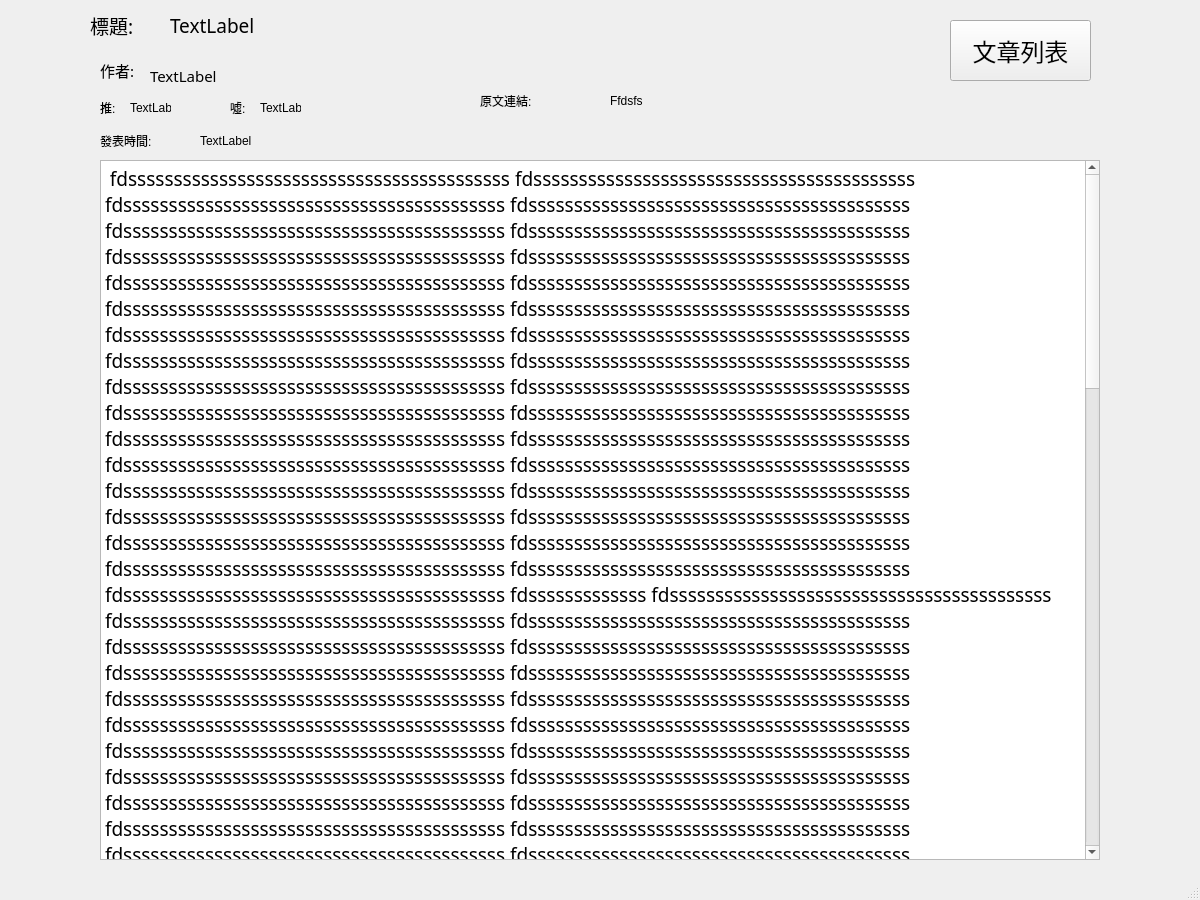
<?xml version="1.0" encoding="UTF-8"?>
<ui version="4.0">
 <class>MainWindow</class>
 <widget class="QMainWindow" name="MainWindow">
  <property name="geometry">
   <rect>
    <x>0</x>
    <y>0</y>
    <width>1200</width>
    <height>900</height>
   </rect>
  </property>
  <property name="windowTitle">
   <string>MainWindow</string>
  </property>
  <widget class="QWidget" name="centralwidget">
   <widget class="QTextBrowser" name="textBrowser">
    <property name="geometry">
     <rect>
      <x>100</x>
      <y>160</y>
      <width>1000</width>
      <height>700</height>
     </rect>
    </property>
    <property name="font">
     <font>
      <family>3ds</family>
      <pointsize>12</pointsize>
     </font>
    </property>
    <property name="html">
     <string>&lt;!DOCTYPE HTML PUBLIC &quot;-//W3C//DTD HTML 4.0//EN&quot; &quot;http://www.w3.org/TR/REC-html40/strict.dtd&quot;&gt;
&lt;html&gt;&lt;head&gt;&lt;meta name=&quot;qrichtext&quot; content=&quot;1&quot; /&gt;&lt;style type=&quot;text/css&quot;&gt;
p, li { white-space: pre-wrap; }
&lt;/style&gt;&lt;/head&gt;&lt;body style=&quot; font-family:'3ds'; font-size:12pt; font-weight:400; font-style:normal;&quot;&gt;
&lt;p style=&quot; margin-top:0px; margin-bottom:0px; margin-left:0px; margin-right:0px; -qt-block-indent:0; text-indent:0px;&quot;&gt;&lt;span style=&quot; font-family:'PMingLiU'; font-size:14pt;&quot;&gt; fdssssssssssssssssssssssssssssssssssssssssss fdssssssssssssssssssssssssssssssssssssssssss fdssssssssssssssssssssssssssssssssssssssssss fdssssssssssssssssssssssssssssssssssssssssss fdssssssssssssssssssssssssssssssssssssssssss fdssssssssssssssssssssssssssssssssssssssssss fdssssssssssssssssssssssssssssssssssssssssss fdssssssssssssssssssssssssssssssssssssssssss fdssssssssssssssssssssssssssssssssssssssssss fdssssssssssssssssssssssssssssssssssssssssss fdssssssssssssssssssssssssssssssssssssssssss fdssssssssssssssssssssssssssssssssssssssssss fdssssssssssssssssssssssssssssssssssssssssss fdssssssssssssssssssssssssssssssssssssssssss fdssssssssssssssssssssssssssssssssssssssssss fdssssssssssssssssssssssssssssssssssssssssss fdssssssssssssssssssssssssssssssssssssssssss fdssssssssssssssssssssssssssssssssssssssssss fdssssssssssssssssssssssssssssssssssssssssss fdssssssssssssssssssssssssssssssssssssssssss fdssssssssssssssssssssssssssssssssssssssssss fdssssssssssssssssssssssssssssssssssssssssss fdssssssssssssssssssssssssssssssssssssssssss fdssssssssssssssssssssssssssssssssssssssssss fdssssssssssssssssssssssssssssssssssssssssss fdssssssssssssssssssssssssssssssssssssssssss fdssssssssssssssssssssssssssssssssssssssssss fdssssssssssssssssssssssssssssssssssssssssss fdssssssssssssssssssssssssssssssssssssssssss fdssssssssssssssssssssssssssssssssssssssssss fdssssssssssssssssssssssssssssssssssssssssss fdssssssssssssssssssssssssssssssssssssssssss fdssssssssssssssssssssssssssssssssssssssssss fdsssssssssssss fdssssssssssssssssssssssssssssssssssssssssss fdssssssssssssssssssssssssssssssssssssssssss fdssssssssssssssssssssssssssssssssssssssssss fdssssssssssssssssssssssssssssssssssssssssss fdssssssssssssssssssssssssssssssssssssssssss fdssssssssssssssssssssssssssssssssssssssssss fdssssssssssssssssssssssssssssssssssssssssss fdssssssssssssssssssssssssssssssssssssssssss fdssssssssssssssssssssssssssssssssssssssssss fdssssssssssssssssssssssssssssssssssssssssss fdssssssssssssssssssssssssssssssssssssssssss fdssssssssssssssssssssssssssssssssssssssssss fdssssssssssssssssssssssssssssssssssssssssss fdssssssssssssssssssssssssssssssssssssssssss fdssssssssssssssssssssssssssssssssssssssssss fdssssssssssssssssssssssssssssssssssssssssss fdssssssssssssssssssssssssssssssssssssssssss fdssssssssssssssssssssssssssssssssssssssssss fdssssssssssssssssssssssssssssssssssssssssss fdssssssssssssssssssssssssssssssssssssssssss fdssssssssssssssssssssssssssssssssssssssssss fdssssssssssssssssssssssssssssssssssssssssss fdssssssssssssssssssssssssssssssssssssssssss fdssssssssssssssssssssssssssssssssssssssssss fdssssssssssssssssssssssssssssssssssssssssss fdssssssssssssssssssssssssssssssssssssssssss fdssssssssssssssssssssssssssssssssssssssssss fdssssssssssssssssssssssssssssssssssssssssss fdssssssssssssssssssssssssssssssssssssssssss fdssssssssssssssssssssssssssssssssssssssssss fdssssssssssssssssssssssssssssssssssssssssss fdssssssssssssssssssssssssssssssssssssssssss fdssssssssssssssssssssssssssssssssssssssssss fdsssssssssssss fdssssssssssssssssssssssssssssssssssssssssss fdssssssssssssssssssssssssssssssssssssssssss fdssssssssssssssssssssssssssssssssssssssssss fdssssssssssssssssssssssssssssssssssssssssss fdssssssssssssssssssssssssssssssssssssssssss fdssssssssssssssssssssssssssssssssssssssssss fdssssssssssssssssssssssssssssssssssssssssss fdssssssssssssssssssssssssssssssssssssssssss fdssssssssssssssssssssssssssssssssssssssssss fdssssssssssssssssssssssssssssssssssssssssss fdssssssssssssssssssssssssssssssssssssssssss fdssssssssssssssssssssssssssssssssssssssssss fdssssssssssssssssssssssssssssssssssssssssss fdssssssssssssssssssssssssssssssssssssssssss fdssssssssssssssssssssssssssssssssssssssssss fdssssssssssssssssssssssssssssssssssssssssss fdssssssssssssssssssssssssssssssssssssssssss fdssssssssssssssssssssssssssssssssssssssssss fdssssssssssssssssssssssssssssssssssssssssss fdssssssssssssssssssssssssssssssssssssssssss fdssssssssssssssssssssssssssssssssssssssssss fdssssssssssssssssssssssssssssssssssssssssss fdssssssssssssssssssssssssssssssssssssssssss fdssssssssssssssssssssssssssssssssssssssssss fdssssssssssssssssssssssssssssssssssssssssss fdssssssssssssssssssssssssssssssssssssssssss fdssssssssssssssssssssssssssssssssssssssssss fdssssssssssssssssssssssssssssssssssssssssss fdssssssssssssssssssssssssssssssssssssssssss fdssssssssssssssssssssssssssssssssssssssssss fdssssssssssssssssssssssssssssssssssssssssss fdssssssssssssssssssssssssssssssssssssssssss fdssssssssssssssssssssssssssssssssssssssssss fdsssssssssssss fdssssssssssssssssssssssssssssssssssssssssss fdssssssssssssssssssssssssssssssssssssssssss fdssssssssssssssssssssssssssssssssssssssssss fdssssssssssssssssssssssssssssssssssssssssss fdssssssssssssssssssssssssssssssssssssssssss fdssssssssssssssssssssssssssssssssssssssssss fdssssssssssssssssssssssssssssssssssssssssss fdssssssssssssssssssssssssssssssssssssssssss fdssssssssssssssssssssssssssssssssssssssssss fdssssssssssssssssssssssssssssssssssssssssss fdssssssssssssssssssssssssssssssssssssssssss fdssssssssssssssssssssssssssssssssssssssssss fdssssssssssssssssssssssssssssssssssssssssss fdssssssssssssssssssssssssssssssssssssssssss fdssssssssssssssssssssssssssssssssssssssssss fdssssssssssssssssssssssssssssssssssssssssss fdssssssssssssssssssssssssssssssssssssssssss fdssssssssssssssssssssssssssssssssssssssssss fdssssssssssssssssssssssssssssssssssssssssss fdssssssssssssssssssssssssssssssssssssssssss fdssssssssssssssssssssssssssssssssssssssssss fdssssssssssssssssssssssssssssssssssssssssss fdssssssssssssssssssssssssssssssssssssssssss fdssssssssssssssssssssssssssssssssssssssssss fdssssssssssssssssssssssssssssssssssssssssss fdssssssssssssssssssssssssssssssssssssssssss fdssssssssssssssssssssssssssssssssssssssssss fdssssssssssssssssssssssssssssssssssssssssss fdssssssssssssssssssssssssssssssssssssssssss fdssssssssssssssssssssssssssssssssssssssssss fdssssssssssssssssssssssssssssssssssssssssss fdssssssssssssssssssssssssssssssssssssssssss fdssssssssssssssssssssssssssssssssssssssssss fdsssssssssssss fdssssssssssssssssssssssssssssssssssssssssss fdssssssssssssssssssssssssssssssssssssssssss fdssssssssssssssssssssssssssssssssssssssssss fdssssssssssssssssssssssssssssssssssssssssss fdssssssssssssssssssssssssssssssssssssssssss fdssssssssssssssssssssssssssssssssssssssssss fdssssssssssssssssssssssssssssssssssssssssss fdssssssssssssssssssssssssssssssssssssssssss fdssssssssssssssssssssssssssssssssssssssssss fdssssssssssssssssssssssssssssssssssssssssss fdssssssssssssssssssssssssssssssssssssssssss fdssssssssssssssssssssssssssssssssssssssssss fdssssssssssssssssssssssssssssssssssssssssss fdssssssssssssssssssssssssssssssssssssssssss fdssssssssssssssssssssssssssssssssssssssssss fdssssssssssssssssssssssssssssssssssssssssss fdssssssssssssssssssssssssssssssssssssssssss fdssssssssssssssssssssssssssssssssssssssssss fdssssssssssssssssssssssssssssssssssssssssss fdssssssssssssssssssssssssssssssssssssssssss fdssssssssssssssssssssssssssssssssssssssssss fdssssssssssssssssssssssssssssssssssssssssss fdssssssssssssssssssssssssssssssssssssssssss fdssssssssssssssssssssssssssssssssssssssssss fdssssssssssssssssssssssssssssssssssssssssss fdssssssssssssssssssssssssssssssssssssssssss fdssssssssssssssssssssssssssssssssssssssssss fdssssssssssssssssssssssssssssssssssssssssss fdssssssssssssssssssssssssssssssssssssssssss fdssssssssssssssssssssssssssssssssssssssssss fdssssssssssssssssssssssssssssssssssssssssss fdssssssssssssssssssssssssssssssssssssssssss fdssssssssssssssssssssssssssssssssssssssssss fdssssssssssssssssssssssssssssssssssssssssss fdssssssssssssssssssssssssssssssssssssssssss&lt;/span&gt;&lt;/p&gt;&lt;/body&gt;&lt;/html&gt;</string>
    </property>
   </widget>
   <widget class="QPushButton" name="pushButton">
    <property name="geometry">
     <rect>
      <x>950</x>
      <y>20</y>
      <width>141</width>
      <height>61</height>
     </rect>
    </property>
    <property name="font">
     <font>
      <family>3ds Light</family>
      <pointsize>18</pointsize>
     </font>
    </property>
    <property name="text">
     <string>文章列表</string>
    </property>
   </widget>
   <widget class="QLabel" name="label_2">
    <property name="geometry">
     <rect>
      <x>90</x>
      <y>0</y>
      <width>61</width>
      <height>51</height>
     </rect>
    </property>
    <property name="font">
     <font>
      <family>AcadEref</family>
      <pointsize>14</pointsize>
     </font>
    </property>
    <property name="text">
     <string>標題:</string>
    </property>
   </widget>
   <widget class="QLabel" name="label_title">
    <property name="geometry">
     <rect>
      <x>170</x>
      <y>10</y>
      <width>691</width>
      <height>31</height>
     </rect>
    </property>
    <property name="font">
     <font>
      <family>3ds Light</family>
      <pointsize>14</pointsize>
     </font>
    </property>
    <property name="text">
     <string>TextLabel</string>
    </property>
   </widget>
   <widget class="QLabel" name="label">
    <property name="geometry">
     <rect>
      <x>100</x>
      <y>100</y>
      <width>21</width>
      <height>16</height>
     </rect>
    </property>
    <property name="text">
     <string>推:</string>
    </property>
   </widget>
   <widget class="QLabel" name="label_3">
    <property name="geometry">
     <rect>
      <x>230</x>
      <y>100</y>
      <width>21</width>
      <height>16</height>
     </rect>
    </property>
    <property name="text">
     <string>噓:</string>
    </property>
   </widget>
   <widget class="QLabel" name="label_good">
    <property name="geometry">
     <rect>
      <x>130</x>
      <y>100</y>
      <width>41</width>
      <height>16</height>
     </rect>
    </property>
    <property name="text">
     <string>TextLabel</string>
    </property>
   </widget>
   <widget class="QLabel" name="label_boo">
    <property name="geometry">
     <rect>
      <x>260</x>
      <y>100</y>
      <width>41</width>
      <height>16</height>
     </rect>
    </property>
    <property name="text">
     <string>TextLabel</string>
    </property>
   </widget>
   <widget class="QLabel" name="label_4">
    <property name="geometry">
     <rect>
      <x>100</x>
      <y>60</y>
      <width>61</width>
      <height>21</height>
     </rect>
    </property>
    <property name="font">
     <font>
      <family>3ds Light</family>
      <pointsize>11</pointsize>
     </font>
    </property>
    <property name="text">
     <string>作者:</string>
    </property>
   </widget>
   <widget class="QLabel" name="label_author">
    <property name="geometry">
     <rect>
      <x>150</x>
      <y>60</y>
      <width>261</width>
      <height>31</height>
     </rect>
    </property>
    <property name="font">
     <font>
      <family>3ds Light</family>
      <pointsize>11</pointsize>
     </font>
    </property>
    <property name="text">
     <string>TextLabel</string>
    </property>
   </widget>
   <widget class="QLabel" name="label_7">
    <property name="geometry">
     <rect>
      <x>100</x>
      <y>130</y>
      <width>71</width>
      <height>21</height>
     </rect>
    </property>
    <property name="text">
     <string>發表時間:</string>
    </property>
   </widget>
   <widget class="QLabel" name="label_date">
    <property name="geometry">
     <rect>
      <x>200</x>
      <y>130</y>
      <width>311</width>
      <height>21</height>
     </rect>
    </property>
    <property name="text">
     <string>TextLabel</string>
    </property>
   </widget>
   <widget class="QLabel" name="label_9">
    <property name="geometry">
     <rect>
      <x>480</x>
      <y>90</y>
      <width>91</width>
      <height>21</height>
     </rect>
    </property>
    <property name="text">
     <string>原文連結:</string>
    </property>
   </widget>
   <widget class="QLabel" name="label_url">
    <property name="geometry">
     <rect>
      <x>610</x>
      <y>90</y>
      <width>481</width>
      <height>21</height>
     </rect>
    </property>
    <property name="text">
     <string>Ffdsfs</string>
    </property>
   </widget>
  </widget>
  <widget class="QMenuBar" name="menubar">
   <property name="geometry">
    <rect>
     <x>0</x>
     <y>0</y>
     <width>1200</width>
     <height>18</height>
    </rect>
   </property>
  </widget>
  <widget class="QStatusBar" name="statusbar"/>
 </widget>
 <resources/>
 <connections/>
</ui>
